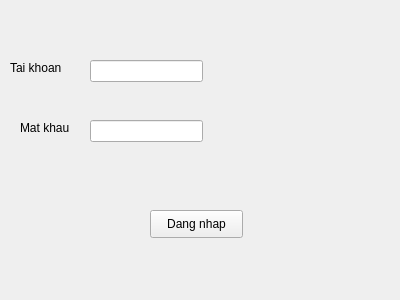
<?xml version="1.0" encoding="UTF-8"?>
<ui version="4.0">
 <class>CuaSoDangNhap</class>
 <widget class="QWidget" name="CuaSoDangNhap">
  <property name="geometry">
   <rect>
    <x>0</x>
    <y>0</y>
    <width>400</width>
    <height>300</height>
   </rect>
  </property>
  <property name="windowTitle">
   <string>Form dang nhap</string>
  </property>
  <widget class="QLabel" name="nhan_tai_khoan">
   <property name="geometry">
    <rect>
     <x>10</x>
     <y>60</y>
     <width>55</width>
     <height>16</height>
    </rect>
   </property>
   <property name="text">
    <string>Tai khoan</string>
   </property>
  </widget>
  <widget class="QLabel" name="nhan_mat_khau">
   <property name="geometry">
    <rect>
     <x>20</x>
     <y>120</y>
     <width>55</width>
     <height>16</height>
    </rect>
   </property>
   <property name="text">
    <string>Mat khau</string>
   </property>
  </widget>
  <widget class="QLineEdit" name="o_nhap_tai_khoan">
   <property name="geometry">
    <rect>
     <x>90</x>
     <y>60</y>
     <width>113</width>
     <height>22</height>
    </rect>
   </property>
  </widget>
  <widget class="QLineEdit" name="o_nhap_mat_khau">
   <property name="geometry">
    <rect>
     <x>90</x>
     <y>120</y>
     <width>113</width>
     <height>22</height>
    </rect>
   </property>
   <property name="text">
    <string/>
   </property>
   <property name="echoMode">
    <enum>QLineEdit::Password</enum>
   </property>
  </widget>
  <widget class="QPushButton" name="nut_dang_nhap">
   <property name="geometry">
    <rect>
     <x>150</x>
     <y>210</y>
     <width>93</width>
     <height>28</height>
    </rect>
   </property>
   <property name="text">
    <string>Dang nhap</string>
   </property>
  </widget>
 </widget>
 <resources/>
 <connections/>
</ui>
